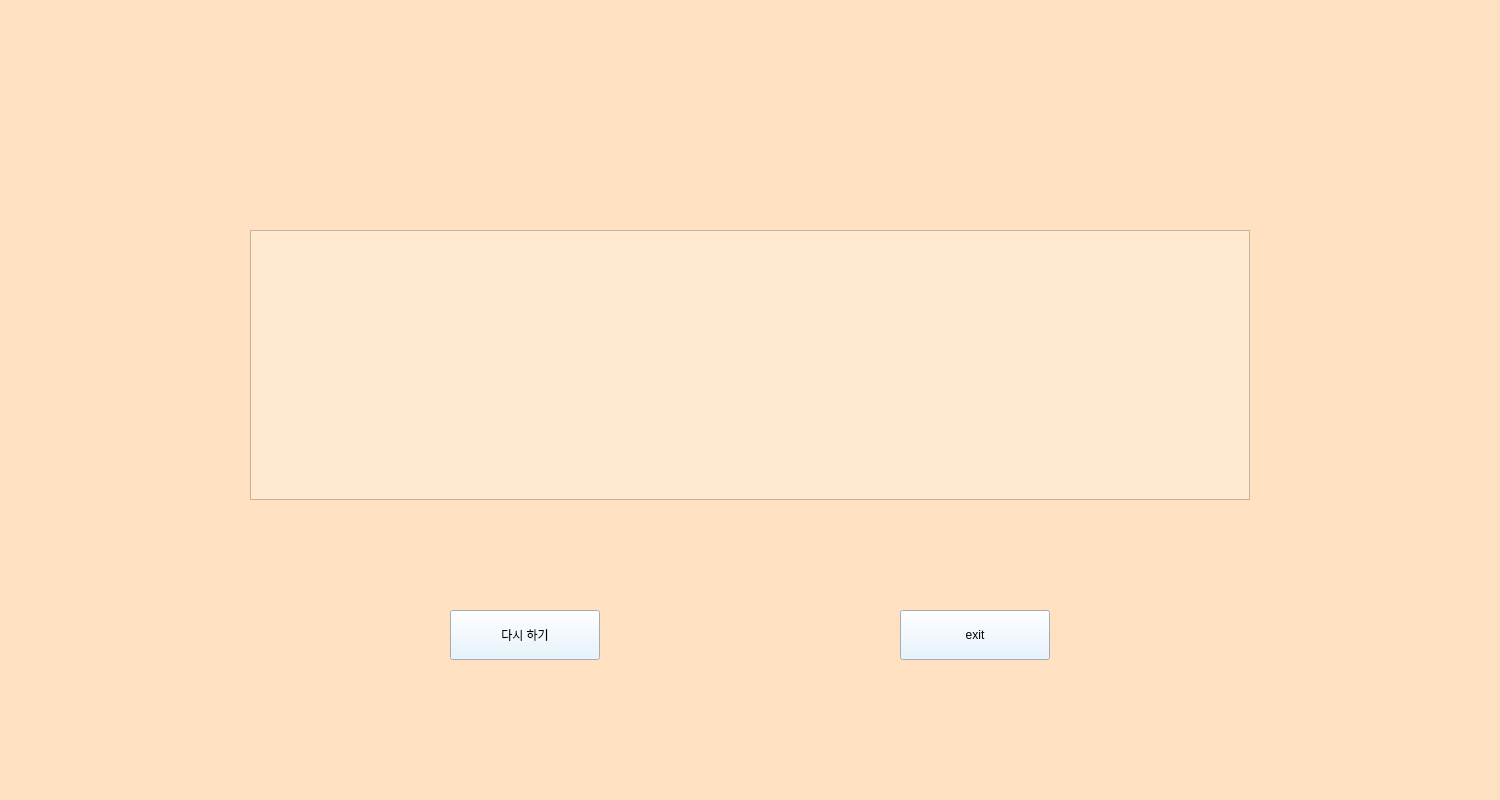
<?xml version="1.0" encoding="UTF-8"?>
<ui version="4.0">
 <class>output</class>
 <widget class="QMainWindow" name="output">
  <property name="geometry">
   <rect>
    <x>0</x>
    <y>0</y>
    <width>1500</width>
    <height>800</height>
   </rect>
  </property>
  <property name="windowTitle">
   <string>Team 7</string>
  </property>
  <property name="styleSheet">
   <string notr="true">background-color: rgb(255, 225, 194);</string>
  </property>
  <widget class="QWidget" name="centralwidget">
   <widget class="QPushButton" name="exit_btn">
    <property name="geometry">
     <rect>
      <x>900</x>
      <y>610</y>
      <width>150</width>
      <height>50</height>
     </rect>
    </property>
    <property name="styleSheet">
     <string notr="true">font: 75 15pt &quot;나눔스퀘어라운드 Bold&quot;;
background-color: rgb(225, 242, 255);</string>
    </property>
    <property name="text">
     <string>exit</string>
    </property>
   </widget>
   <widget class="QPushButton" name="back_btn">
    <property name="geometry">
     <rect>
      <x>450</x>
      <y>610</y>
      <width>150</width>
      <height>50</height>
     </rect>
    </property>
    <property name="styleSheet">
     <string notr="true">font: 75 15pt &quot;나눔스퀘어라운드 Bold&quot;;
background-color: rgb(225, 242, 255);</string>
    </property>
    <property name="text">
     <string>다시 하기</string>
    </property>
   </widget>
   <widget class="QTextBrowser" name="output_text">
    <property name="geometry">
     <rect>
      <x>250</x>
      <y>230</y>
      <width>1000</width>
      <height>270</height>
     </rect>
    </property>
    <property name="styleSheet">
     <string notr="true">font: 75 12pt &quot;나눔스퀘어라운드 Bold&quot;;
background-color: rgb(255, 234, 208);</string>
    </property>
    <property name="html">
     <string>&lt;!DOCTYPE HTML PUBLIC &quot;-//W3C//DTD HTML 4.0//EN&quot; &quot;http://www.w3.org/TR/REC-html40/strict.dtd&quot;&gt;
&lt;html&gt;&lt;head&gt;&lt;meta name=&quot;qrichtext&quot; content=&quot;1&quot; /&gt;&lt;style type=&quot;text/css&quot;&gt;
p, li { white-space: pre-wrap; }
&lt;/style&gt;&lt;/head&gt;&lt;body style=&quot; font-family:'나눔스퀘어라운드 Bold'; font-size:12pt; font-weight:72; font-style:normal;&quot;&gt;
&lt;p align=&quot;center&quot; style=&quot;-qt-paragraph-type:empty; margin-top:0px; margin-bottom:0px; margin-left:0px; margin-right:0px; -qt-block-indent:0; text-indent:0px;&quot;&gt;&lt;br /&gt;&lt;/p&gt;&lt;/body&gt;&lt;/html&gt;</string>
    </property>
   </widget>
  </widget>
  <widget class="QStatusBar" name="statusbar"/>
 </widget>
 <resources/>
 <connections/>
</ui>
